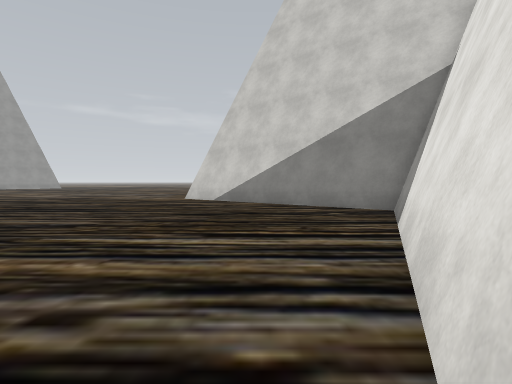
view 1 (above)

18 first-person views from a walk through a scene from a Unity 3-D project. The camera is 1.3 m above the floor, tilts 2° down and sees 80° across. The floor is counted in squares, 2 m on a side. Each view is taken from the middle of a square. On the plan, view 1 faces up. The plan holds only what a view shows up to about 10 squares ahead; the rest is blank. The place goes on beyond the plan. Some surface patterns are stand-ins.

view 2
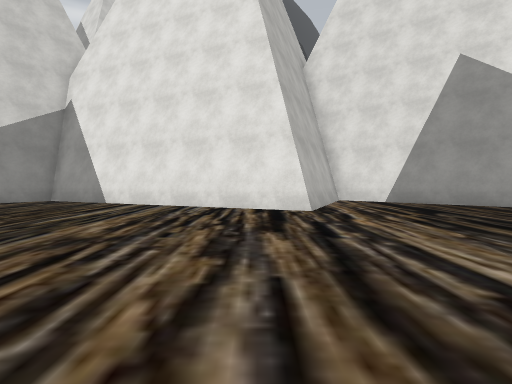

view 3
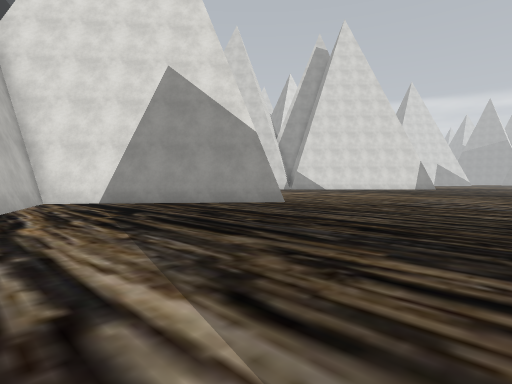

view 4
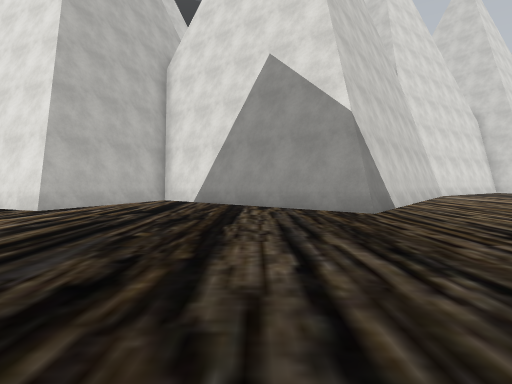

view 5
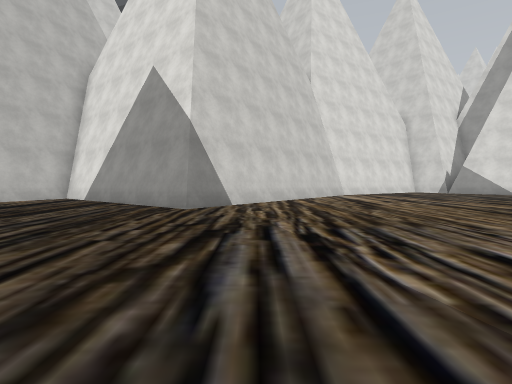

view 6
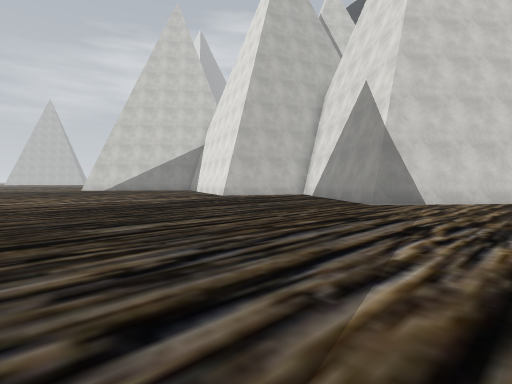

view 7
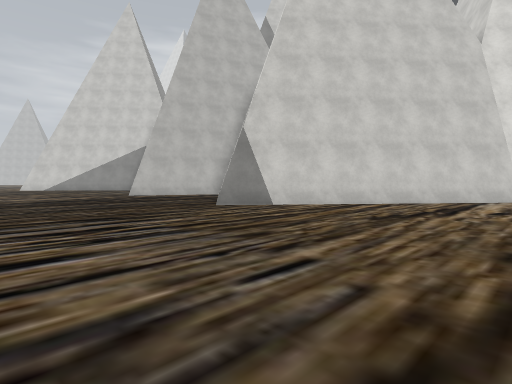

view 8
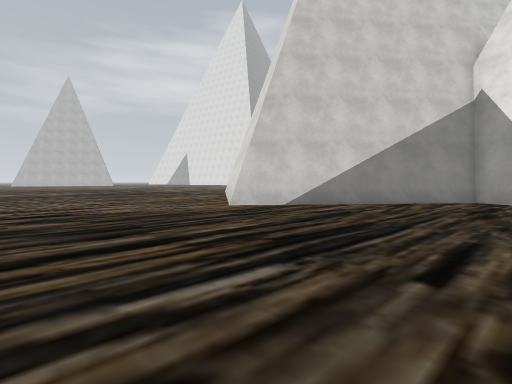

view 9
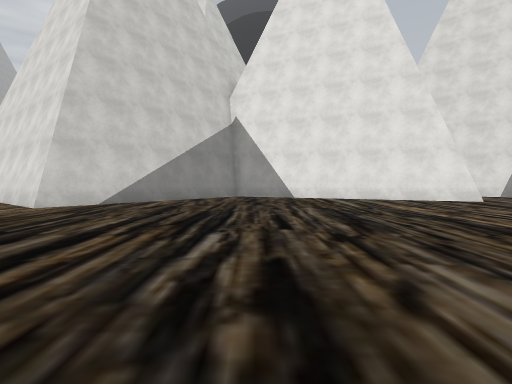

view 10
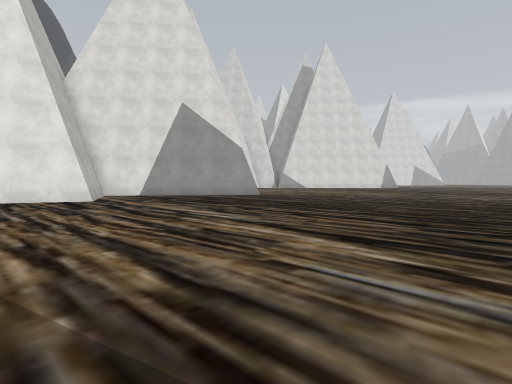

view 11
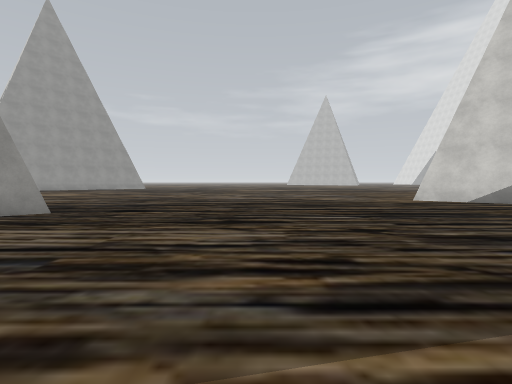

view 12
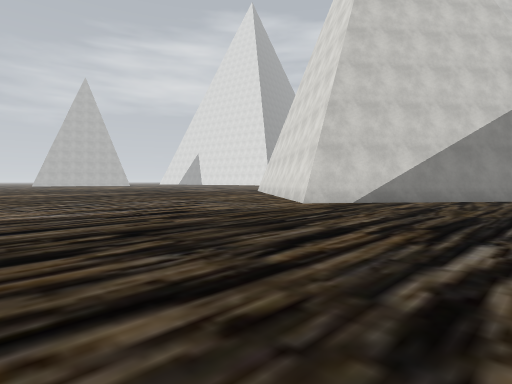

view 13
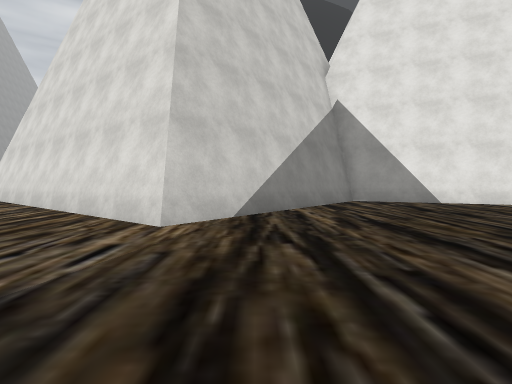

view 14
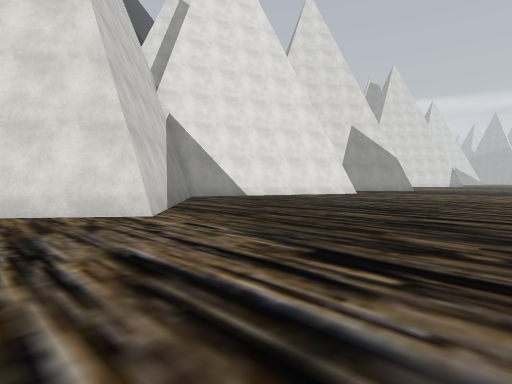

view 15
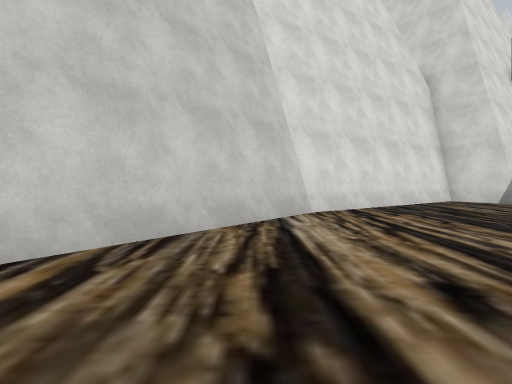

view 16
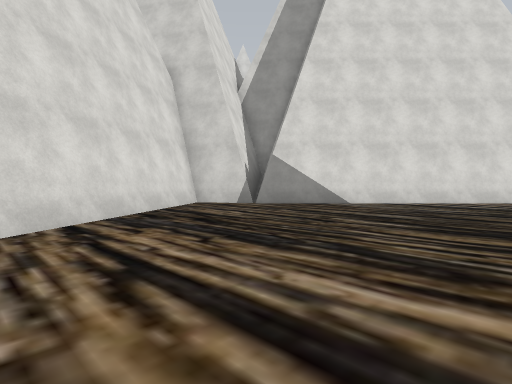

view 17
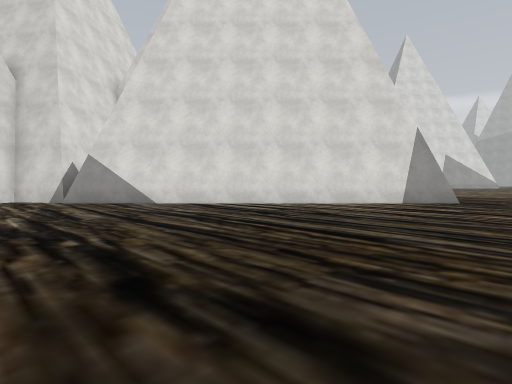

view 18
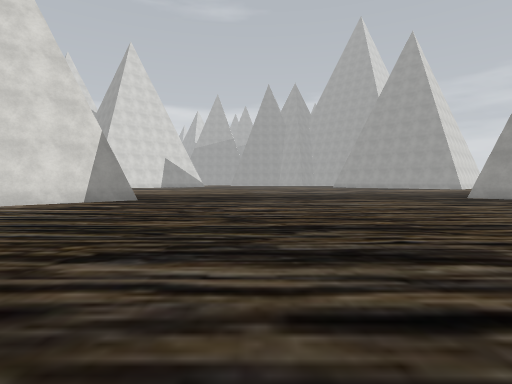

### Floor plan
Points are (right, up) in squares from view 1. A wall is a line through its corners. A room is listed if a view was taken in it or the views show most of it. See-through windows are left out.
Room 1 (views 1, 2, 3, 4, 5, 6, 7, 8, 9, 10, 11, 12, 13, 14, 15, 16, 17, 18)
walls: (-0.3, -1.3) (3.2, 7); (0, -1.2) (0.3, -0.5); (1, -1.6) (-0.2, -1.1); (0.5, 0) (2.4, 4.6); (6.5, -14.1) (-0.7, -8.4) (3.8, -2.8) (1.5, -1.8); (2.5, 4.7) (3.4, 6.8) (0.4, 9.2); (-12.5, 7.2) (-12.9, 6.8); (8.5, -20.5) (10.1, -19.4) (6.4, -14); (0.1, 9.4) (-2.4, 11.4) (0.2, 14.6); (0.3, -28.6) (8.4, -20.5)

Positions as (right, up) in squares from view 1, and headings:
1: (0, 0), facing up
2: (-7, 0), facing right
3: (-7, -1), facing down-right
4: (-7, -6), facing right
5: (-8, -10), facing right
6: (-9, -12), facing up-right
7: (-6, -15), facing up-right
8: (-8, 5), facing up-right
9: (-10, 6), facing right
10: (-11, 2), facing down-right
11: (-8, 1), facing up
12: (-10, 6), facing up-right
13: (-7, 10), facing right
14: (-8, 14), facing down-right
15: (0, -13), facing right
16: (2, -14), facing down-right
17: (-2, -18), facing down-right
18: (-4, -18), facing down
